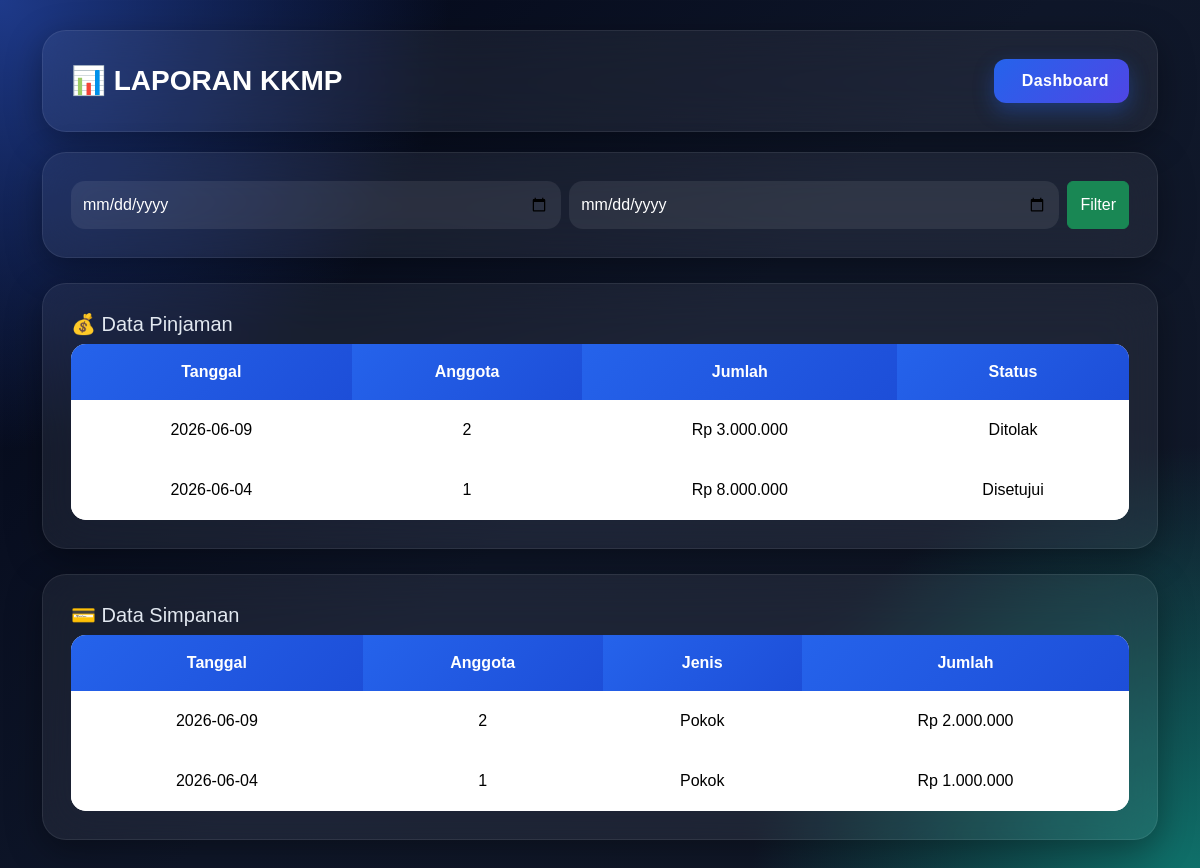
Screenshot of /koperasi/laporan.php (signed in) with the database file from the repository.
### tables this page shows
CREATE TABLE `pinjaman` (
  `id_pinjaman` int(11) NOT NULL,
  `id_anggota` int(11) DEFAULT NULL,
  `tanggal` date DEFAULT NULL,
  `jumlah_pinjaman` decimal(12,2) DEFAULT NULL,
  `lama_angsuran` int(11) DEFAULT NULL,
  `status` varchar(30) DEFAULT NULL
);

CREATE TABLE `simpanan` (
  `id_simpanan` int(11) NOT NULL,
  `id_anggota` int(11) DEFAULT NULL,
  `tanggal` date DEFAULT NULL,
  `jenis_simpanan` varchar(50) DEFAULT NULL,
  `jumlah` decimal(12,2) DEFAULT NULL
);

### koperasi/laporan.php (the view, shortened to what this page needs)
<?php
include __DIR__ . "/config/koneksi.php";
$filter = "";
$pinjaman = mysqli_query($koneksi,"
    SELECT * FROM pinjaman $filter ORDER BY tanggal DESC
");
$simpanan = mysqli_query($koneksi,"
    SELECT * FROM simpanan $filter ORDER BY tanggal DESC
");
?>
<!DOCTYPE html>
<html>
<head>
<link href="https://cdn.jsdelivr.net/npm/bootstrap@5.3.3/dist/css/bootstrap.min.css" rel="stylesheet">
</head>
<body>
<div class="container">
<div class="vip header">
    <h3>📊 LAPORAN KKMP</h3>
    <a href="http://localhost/koperasi/admin/dashboard.php" class="btn-dashboard">
    Dashboard
</a>
</div>
<div class="vip filter-box">
<form method="GET" class="d-flex gap-2">
    <input type="date" name="awal" class="form-control" required>
    <input type="date" name="akhir" class="form-control" required>
    <button class="btn btn-success">Filter</button>
</form>
</div>
<div class="vip">
<h5>💰 Data Pinjaman</h5>
<table class="table table-borderless">
<thead>
<tr>
    <th>Tanggal</th>
    <th>Anggota</th>
    <th>Jumlah</th>
    <th>Status</th>
</tr>
</thead>
<tbody>
<?php if(mysqli_num_rows($pinjaman) > 0): ?>
    <?php while($d = mysqli_fetch_assoc($pinjaman)) : ?>
    <tr>
        <td><?= $d['tanggal'] ?></td>
        <td><?= $d['id_anggota'] ?></td>
        <td>Rp <?= number_format($d['jumlah_pinjaman'],0,',','.') ?></td>
        <td><?= $d['status'] ?></td>
    </tr>
    <?php endwhile; ?>
<?php else: ?>
<tr><td colspan="4">Tidak ada data pinjaman</td></tr>
<?php endif; ?>
</tbody>
</table>
</div>
<div class="vip">
<h5>💳 Data Simpanan</h5>
<table class="table table-borderless">
<thead>
<tr>
    <th>Tanggal</th>
    <th>Anggota</th>
    <th>Jenis</th>
    <th>Jumlah</th>
</tr>
</thead>
<tbody>
<?php if(mysqli_num_rows($simpanan) > 0): ?>
    <?php while($d = mysqli_fetch_assoc($simpanan)) : ?>
    <tr>
        <td><?= $d['tanggal'] ?></td>
        <td><?= $d['id_anggota'] ?></td>
        <td><?= $d['jenis_simpanan'] ?></td>
        <td>Rp <?= number_format($d['jumlah'],0,',','.') ?></td>
    </tr>
    <?php endwhile; ?>
<?php else: ?>
<tr><td colspan="4">Tidak ada data simpanan</td></tr>
<?php endif; ?>
</tbody>
</table>
</div>
</div>
</body>
</html>

### koperasi/laporan.php (style rules this page uses)
* { margin:0; padding:0; box-sizing:border-box; }
body { background: radial-gradient(circle at top left,#1e3a8a 0%,transparent 30%), radial-gradient(circle at bottom right,#0f766e 0%,transparent 30%), linear-gradient(135deg,#020617,#0f172a,#111827); min-height:100vh; color:#e2e8f0; font-family:'Poppins',sans-serif; padding:30px; }
.vip { background:rgba(255,255,255,.06); backdrop-filter:blur(25px); border:1px solid rgba(255,255,255,.08); border-radius:24px; padding:28px; box-shadow: 0 10px 35px rgba(0,0,0,.35); margin-bottom:25px; }
.header { display:flex; justify-content:space-between; align-items:center; margin-bottom:20px; }
.header h3 { font-size:28px; font-weight:700; color:white; margin:0; }
.table { color:#f8fafc !important; margin-bottom:0; }
.table thead { background: linear-gradient( 135deg, rgba(59,130,246,.35), rgba(99,102,241,.35) ); }
.table thead th { border:none !important; padding:16px; color:white; font-weight:600; }
.table tbody td { border-color:rgba(255,255,255,.06); vertical-align:middle; }
.table tbody tr { transition:.25s; }
.filter-box input { background:rgba(255,255,255,.08); border:none; color:white; border-radius:14px; padding:12px; }
.btn-dashboard { position:relative; overflow:hidden; background: linear-gradient( 135deg, #2563eb, #4f46e5 ); border:none; color:white !important; padding:10px 22px; border-radius:14px; font-weight:600; letter-spacing:.4px; text-decoration:none; transition:.35s; box-shadow: 0 8px 20px rgba(37,99,235,.35); }
.btn-dashboard { display:inline-block; background:linear-gradient(135deg,#2563eb,#4f46e5); color:white !important; text-decoration:none; padding:10px 20px; border-radius:12px; border:none; font-weight:600; transition:.3s; }
.table { background: white; border-radius: 15px; overflow: hidden; }
.table th { background: linear-gradient(135deg,#2563eb,#1d4ed8); color: white; text-align: center; vertical-align: middle; padding: 15px; }
.table td { text-align: center; vertical-align: middle !important; padding: 18px; font-weight: 500; }

### rows the page displays
pinjaman: tanggal "2026-06-09", id_anggota "2", jumlah_pinjaman "3.000.000", status "Ditolak"
pinjaman: tanggal "2026-06-04", id_anggota "1", jumlah_pinjaman "8.000.000", status "Disetujui"
simpanan: tanggal "2026-06-09", id_anggota "2", jenis_simpanan "Pokok", jumlah "2.000.000"
simpanan: tanggal "2026-06-04", id_anggota "1", jenis_simpanan "Pokok", jumlah "1.000.000"
